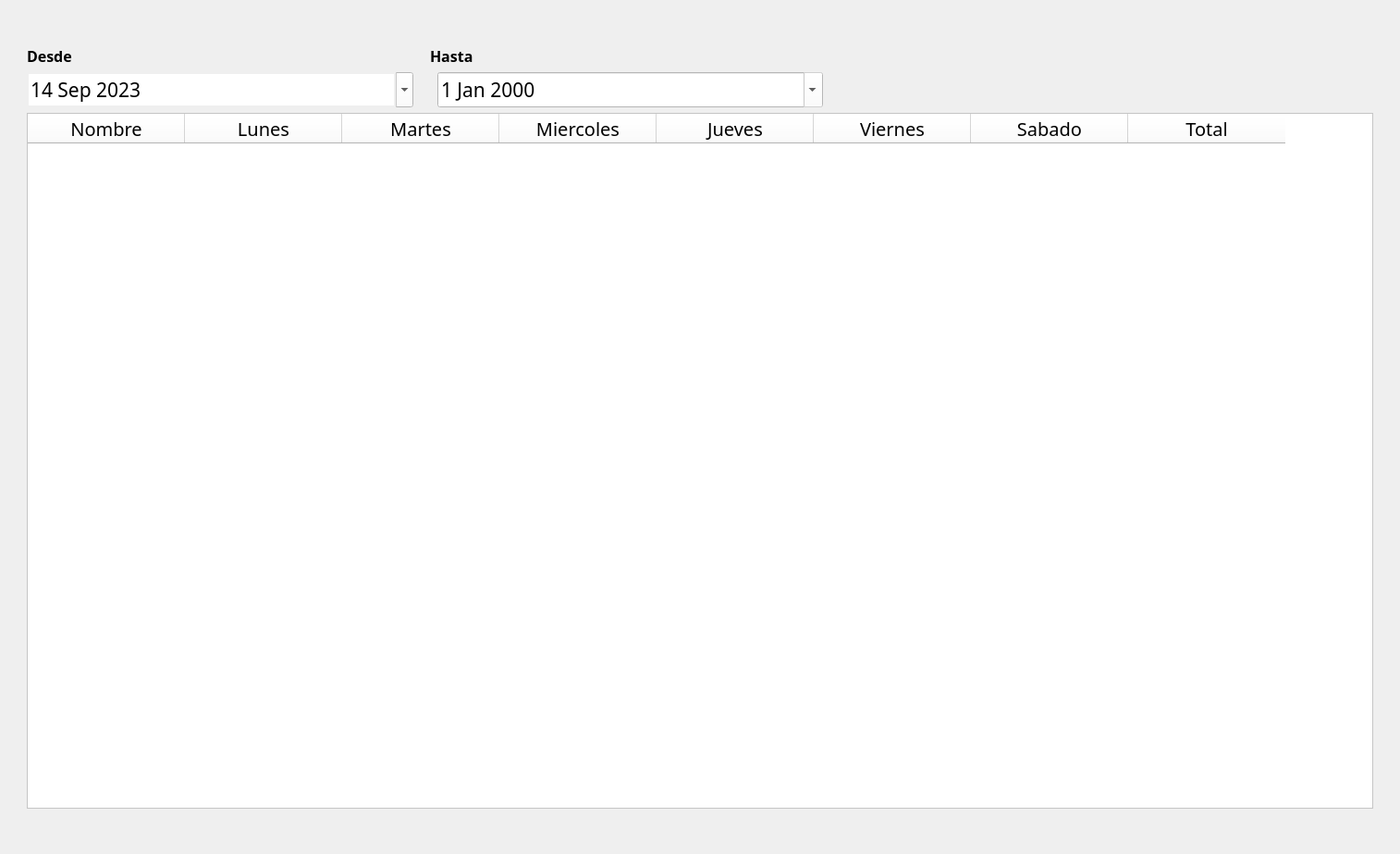
<?xml version="1.0" encoding="UTF-8"?>
<ui version="4.0">
 <class>MainWindow</class>
 <widget class="QMainWindow" name="MainWindow">
  <property name="geometry">
   <rect>
    <x>0</x>
    <y>0</y>
    <width>1514</width>
    <height>923</height>
   </rect>
  </property>
  <property name="windowTitle">
   <string>MainWindow</string>
  </property>
  <widget class="QWidget" name="centralwidget">
   <layout class="QHBoxLayout" name="horizontalLayout">
    <item>
     <layout class="QHBoxLayout" name="horizontalLayout_6"/>
    </item>
    <item>
     <layout class="QGridLayout" name="gridLayout">
      <item row="1" column="0">
       <spacer name="verticalSpacer_2">
        <property name="orientation">
         <enum>Qt::Vertical</enum>
        </property>
        <property name="sizeType">
         <enum>QSizePolicy::Fixed</enum>
        </property>
        <property name="sizeHint" stdset="0">
         <size>
          <width>20</width>
          <height>20</height>
         </size>
        </property>
       </spacer>
      </item>
      <item row="3" column="0">
       <layout class="QHBoxLayout" name="horizontalLayout_7">
        <item>
         <spacer name="horizontalSpacer_5">
          <property name="orientation">
           <enum>Qt::Horizontal</enum>
          </property>
          <property name="sizeType">
           <enum>QSizePolicy::Fixed</enum>
          </property>
          <property name="sizeHint" stdset="0">
           <size>
            <width>20</width>
            <height>20</height>
           </size>
          </property>
         </spacer>
        </item>
        <item>
         <widget class="QDateEdit" name="fecha_inicio">
          <property name="minimumSize">
           <size>
            <width>150</width>
            <height>0</height>
           </size>
          </property>
          <property name="font">
           <font>
            <family>Calibri Light</family>
            <pointsize>16</pointsize>
           </font>
          </property>
          <property name="styleSheet">
           <string notr="true">background-color:white;
color:black;</string>
          </property>
          <property name="frame">
           <bool>false</bool>
          </property>
          <property name="readOnly">
           <bool>false</bool>
          </property>
          <property name="buttonSymbols">
           <enum>QAbstractSpinBox::NoButtons</enum>
          </property>
          <property name="dateTime">
           <datetime>
            <hour>0</hour>
            <minute>0</minute>
            <second>0</second>
            <year>2023</year>
            <month>9</month>
            <day>14</day>
           </datetime>
          </property>
          <property name="minimumDate">
           <date>
            <year>2023</year>
            <month>1</month>
            <day>1</day>
           </date>
          </property>
          <property name="calendarPopup">
           <bool>true</bool>
          </property>
          <property name="currentSectionIndex">
           <number>0</number>
          </property>
          <property name="timeSpec">
           <enum>Qt::LocalTime</enum>
          </property>
          <property name="date">
           <date>
            <year>2023</year>
            <month>9</month>
            <day>14</day>
           </date>
          </property>
         </widget>
        </item>
        <item>
         <spacer name="horizontalSpacer_7">
          <property name="orientation">
           <enum>Qt::Horizontal</enum>
          </property>
          <property name="sizeType">
           <enum>QSizePolicy::Fixed</enum>
          </property>
          <property name="sizeHint" stdset="0">
           <size>
            <width>20</width>
            <height>20</height>
           </size>
          </property>
         </spacer>
        </item>
        <item>
         <widget class="QDateEdit" name="fecha_fin">
          <property name="minimumSize">
           <size>
            <width>150</width>
            <height>0</height>
           </size>
          </property>
          <property name="font">
           <font>
            <family>Calibri Light</family>
            <pointsize>16</pointsize>
            <weight>50</weight>
            <bold>false</bold>
           </font>
          </property>
          <property name="styleSheet">
           <string notr="true">background-color:white;</string>
          </property>
          <property name="readOnly">
           <bool>true</bool>
          </property>
          <property name="buttonSymbols">
           <enum>QAbstractSpinBox::NoButtons</enum>
          </property>
          <property name="calendarPopup">
           <bool>true</bool>
          </property>
         </widget>
        </item>
        <item>
         <spacer name="horizontalSpacer_8">
          <property name="orientation">
           <enum>Qt::Horizontal</enum>
          </property>
          <property name="sizeType">
           <enum>QSizePolicy::Fixed</enum>
          </property>
          <property name="sizeHint" stdset="0">
           <size>
            <width>595</width>
            <height>20</height>
           </size>
          </property>
         </spacer>
        </item>
        <item>
         <spacer name="horizontalSpacer_6">
          <property name="orientation">
           <enum>Qt::Horizontal</enum>
          </property>
          <property name="sizeType">
           <enum>QSizePolicy::Fixed</enum>
          </property>
          <property name="sizeHint" stdset="0">
           <size>
            <width>20</width>
            <height>20</height>
           </size>
          </property>
         </spacer>
        </item>
       </layout>
      </item>
      <item row="5" column="0">
       <layout class="QVBoxLayout" name="verticalLayout_4">
        <item>
         <layout class="QGridLayout" name="gridLayout_3">
          <item row="1" column="1">
           <spacer name="verticalSpacer">
            <property name="orientation">
             <enum>Qt::Vertical</enum>
            </property>
            <property name="sizeType">
             <enum>QSizePolicy::Fixed</enum>
            </property>
            <property name="sizeHint" stdset="0">
             <size>
              <width>20</width>
              <height>40</height>
             </size>
            </property>
           </spacer>
          </item>
          <item row="0" column="1">
           <widget class="QTableWidget" name="tabla">
            <property name="sizePolicy">
             <sizepolicy hsizetype="Expanding" vsizetype="Expanding">
              <horstretch>65</horstretch>
              <verstretch>0</verstretch>
             </sizepolicy>
            </property>
            <property name="minimumSize">
             <size>
              <width>650</width>
              <height>600</height>
             </size>
            </property>
            <property name="maximumSize">
             <size>
              <width>650000</width>
              <height>600000</height>
             </size>
            </property>
            <property name="font">
             <font>
              <family>Calibri Light</family>
              <pointsize>15</pointsize>
              <weight>50</weight>
              <bold>false</bold>
             </font>
            </property>
            <property name="styleSheet">
             <string notr="true">background-color:white;</string>
            </property>
            <property name="lineWidth">
             <number>0</number>
            </property>
            <property name="verticalScrollBarPolicy">
             <enum>Qt::ScrollBarAsNeeded</enum>
            </property>
            <property name="horizontalScrollBarPolicy">
             <enum>Qt::ScrollBarAsNeeded</enum>
            </property>
            <attribute name="horizontalHeaderMinimumSectionSize">
             <number>170</number>
            </attribute>
            <attribute name="horizontalHeaderDefaultSectionSize">
             <number>170</number>
            </attribute>
            <column>
             <property name="text">
              <string>Nombre</string>
             </property>
            </column>
            <column>
             <property name="text">
              <string>Lunes</string>
             </property>
            </column>
            <column>
             <property name="text">
              <string>Martes</string>
             </property>
            </column>
            <column>
             <property name="text">
              <string>Miercoles</string>
             </property>
            </column>
            <column>
             <property name="text">
              <string>Jueves</string>
             </property>
            </column>
            <column>
             <property name="text">
              <string>Viernes</string>
             </property>
            </column>
            <column>
             <property name="text">
              <string>Sabado</string>
             </property>
            </column>
            <column>
             <property name="text">
              <string>Total</string>
             </property>
            </column>
           </widget>
          </item>
          <item row="0" column="0">
           <spacer name="horizontalSpacer_3">
            <property name="orientation">
             <enum>Qt::Horizontal</enum>
            </property>
            <property name="sizeType">
             <enum>QSizePolicy::Fixed</enum>
            </property>
            <property name="sizeHint" stdset="0">
             <size>
              <width>20</width>
              <height>20</height>
             </size>
            </property>
           </spacer>
          </item>
          <item row="0" column="3">
           <spacer name="horizontalSpacer_11">
            <property name="orientation">
             <enum>Qt::Horizontal</enum>
            </property>
            <property name="sizeType">
             <enum>QSizePolicy::Fixed</enum>
            </property>
            <property name="sizeHint" stdset="0">
             <size>
              <width>20</width>
              <height>20</height>
             </size>
            </property>
           </spacer>
          </item>
         </layout>
        </item>
       </layout>
      </item>
      <item row="0" column="0">
       <layout class="QVBoxLayout" name="verticalLayout">
        <item>
         <layout class="QGridLayout" name="gridLayout_2">
          <item row="0" column="0">
           <layout class="QHBoxLayout" name="horizontalLayout_3">
            <item>
             <spacer name="horizontalSpacer_2">
              <property name="orientation">
               <enum>Qt::Horizontal</enum>
              </property>
              <property name="sizeHint" stdset="0">
               <size>
                <width>40</width>
                <height>20</height>
               </size>
              </property>
             </spacer>
            </item>
            <item>
             <spacer name="horizontalSpacer">
              <property name="orientation">
               <enum>Qt::Horizontal</enum>
              </property>
              <property name="sizeHint" stdset="0">
               <size>
                <width>40</width>
                <height>20</height>
               </size>
              </property>
             </spacer>
            </item>
           </layout>
          </item>
         </layout>
        </item>
       </layout>
      </item>
      <item row="2" column="0">
       <layout class="QHBoxLayout" name="horizontalLayout_8">
        <item>
         <spacer name="horizontalSpacer_9">
          <property name="orientation">
           <enum>Qt::Horizontal</enum>
          </property>
          <property name="sizeType">
           <enum>QSizePolicy::Fixed</enum>
          </property>
          <property name="sizeHint" stdset="0">
           <size>
            <width>20</width>
            <height>20</height>
           </size>
          </property>
         </spacer>
        </item>
        <item>
         <widget class="QLabel" name="label_4">
          <property name="minimumSize">
           <size>
            <width>150</width>
            <height>0</height>
           </size>
          </property>
          <property name="maximumSize">
           <size>
            <width>16777215</width>
            <height>16777215</height>
           </size>
          </property>
          <property name="font">
           <font>
            <family>Calibri Light</family>
            <pointsize>12</pointsize>
            <weight>75</weight>
            <bold>true</bold>
           </font>
          </property>
          <property name="text">
           <string>Desde</string>
          </property>
         </widget>
        </item>
        <item>
         <spacer name="horizontalSpacer_12">
          <property name="orientation">
           <enum>Qt::Horizontal</enum>
          </property>
          <property name="sizeType">
           <enum>QSizePolicy::Fixed</enum>
          </property>
          <property name="sizeHint" stdset="0">
           <size>
            <width>90</width>
            <height>20</height>
           </size>
          </property>
         </spacer>
        </item>
        <item>
         <widget class="QLabel" name="label_3">
          <property name="minimumSize">
           <size>
            <width>150</width>
            <height>0</height>
           </size>
          </property>
          <property name="font">
           <font>
            <family>Calibri Light</family>
            <pointsize>12</pointsize>
            <weight>75</weight>
            <bold>true</bold>
           </font>
          </property>
          <property name="text">
           <string>Hasta</string>
          </property>
         </widget>
        </item>
        <item>
         <spacer name="horizontalSpacer_10">
          <property name="orientation">
           <enum>Qt::Horizontal</enum>
          </property>
          <property name="sizeType">
           <enum>QSizePolicy::Fixed</enum>
          </property>
          <property name="sizeHint" stdset="0">
           <size>
            <width>700</width>
            <height>20</height>
           </size>
          </property>
         </spacer>
        </item>
       </layout>
      </item>
     </layout>
    </item>
   </layout>
  </widget>
 </widget>
 <resources/>
 <connections/>
</ui>
